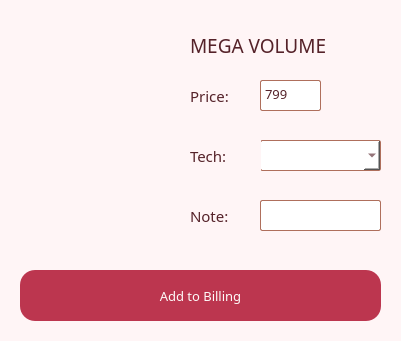
           <widget class="QWidget" name="tabs_mega" native="true">
            <property name="geometry">
             <rect>
              <x>440</x>
              <y>390</y>
              <width>401</width>
              <height>341</height>
             </rect>
            </property>
            <property name="cursor">
             <cursorShape>ArrowCursor</cursorShape>
            </property>
            <property name="styleSheet">
             <string notr="true">border-radius: 20px;
background-color: #fff5f6</string>
            </property>
            <widget class="QLabel" name="logo_home_29">
             <property name="geometry">
              <rect>
               <x>20</x>
               <y>30</y>
               <width>151</width>
               <height>211</height>
              </rect>
             </property>
             <property name="styleSheet">
              <string notr="true"/>
             </property>
             <property name="text">
              <string/>
             </property>
             <property name="pixmap">
              <pixmap>pics/mega volume.png</pixmap>
             </property>
             <property name="scaledContents">
              <bool>true</bool>
             </property>
            </widget>
            <widget class="QLabel" name="label_mega">
             <property name="geometry">
              <rect>
               <x>190</x>
               <y>30</y>
               <width>151</width>
               <height>31</height>
              </rect>
             </property>
             <property name="font">
              <font>
               <family>Vogue</family>
               <pointsize>14</pointsize>
              </font>
             </property>
             <property name="styleSheet">
              <string notr="true">color:  rgb(85,34,41);</string>
             </property>
             <property name="text">
              <string>MEGA VOLUME</string>
             </property>
             <property name="alignment">
              <set>Qt::AlignLeading|Qt::AlignLeft|Qt::AlignVCenter</set>
             </property>
            </widget>
            <widget class="QLabel" name="label_home_69">
             <property name="geometry">
              <rect>
               <x>190</x>
               <y>80</y>
               <width>51</width>
               <height>31</height>
              </rect>
             </property>
             <property name="font">
              <font>
               <family>Classy Vogue</family>
               <pointsize>11</pointsize>
              </font>
             </property>
             <property name="styleSheet">
              <string notr="true">color:  rgb(85,34,41);
border: 0px;</string>
             </property>
             <property name="text">
              <string>Price:</string>
             </property>
             <property name="alignment">
              <set>Qt::AlignLeading|Qt::AlignLeft|Qt::AlignVCenter</set>
             </property>
            </widget>
            <widget class="QPlainTextEdit" name="mega_price">
             <property name="geometry">
              <rect>
               <x>260</x>
               <y>80</y>
               <width>61</width>
               <height>31</height>
              </rect>
             </property>
             <property name="font">
              <font>
               <family>Classy Vogue</family>
               <pointsize>10</pointsize>
              </font>
             </property>
             <property name="cursor" stdset="0">
              <cursorShape>IBeamCursor</cursorShape>
             </property>
             <property name="styleSheet">
              <string notr="true">background-color: white;
border-radius: 2px;
border: 1px solid #af6f5c;
color:  rgb(85,34,41);</string>
             </property>
             <property name="plainText">
              <string>799</string>
             </property>
            </widget>
            <widget class="QComboBox" name="stylist_choice_mega">
             <property name="geometry">
              <rect>
               <x>260</x>
               <y>140</y>
               <width>121</width>
               <height>31</height>
              </rect>
             </property>
             <property name="font">
              <font>
               <family>Classy Vogue</family>
               <pointsize>10</pointsize>
              </font>
             </property>
             <property name="cursor">
              <cursorShape>PointingHandCursor</cursorShape>
             </property>
             <property name="styleSheet">
              <string notr="true">background-color: white;
border-radius: 2px;
border: 1px solid #af6f5c;
color:  rgb(85,34,41);</string>
             </property>
             <property name="currentIndex">
              <number>-1</number>
             </property>
             <item>
              <property name="text">
               <string>Liza</string>
              </property>
             </item>
             <item>
              <property name="text">
               <string>Cecil</string>
              </property>
             </item>
             <item>
              <property name="text">
               <string>Beng</string>
              </property>
             </item>
             <item>
              <property name="text">
               <string>Mar</string>
              </property>
             </item>
            </widget>
            <widget class="QLabel" name="label_home_70">
             <property name="geometry">
              <rect>
               <x>190</x>
               <y>140</y>
               <width>71</width>
               <height>31</height>
              </rect>
             </property>
             <property name="font">
              <font>
               <family>Classy Vogue</family>
               <pointsize>11</pointsize>
              </font>
             </property>
             <property name="styleSheet">
              <string notr="true">color:  rgb(85,34,41);
border: 0px;</string>
             </property>
             <property name="text">
              <string>Tech:</string>
             </property>
             <property name="alignment">
              <set>Qt::AlignLeading|Qt::AlignLeft|Qt::AlignVCenter</set>
             </property>
            </widget>
            <widget class="QLabel" name="label_home_71">
             <property name="geometry">
              <rect>
               <x>190</x>
               <y>200</y>
               <width>71</width>
               <height>31</height>
              </rect>
             </property>
             <property name="font">
              <font>
               <family>Classy Vogue</family>
               <pointsize>11</pointsize>
              </font>
             </property>
             <property name="styleSheet">
              <string notr="true">color:  rgb(85,34,41);
border: 0px;</string>
             </property>
             <property name="text">
              <string>Note:</string>
             </property>
             <property name="alignment">
              <set>Qt::AlignLeading|Qt::AlignLeft|Qt::AlignVCenter</set>
             </property>
            </widget>
            <widget class="QPlainTextEdit" name="mega_note">
             <property name="geometry">
              <rect>
               <x>260</x>
               <y>200</y>
               <width>121</width>
               <height>31</height>
              </rect>
             </property>
             <property name="font">
              <font>
               <family>Classy Vogue</family>
               <pointsize>10</pointsize>
              </font>
             </property>
             <property name="cursor" stdset="0">
              <cursorShape>IBeamCursor</cursorShape>
             </property>
             <property name="styleSheet">
              <string notr="true">background-color: white;
border-radius: 2px;
border: 1px solid #af6f5c;
color:  rgb(85,34,41);</string>
             </property>
             <property name="plainText">
              <string/>
             </property>
            </widget>
            <widget class="QLabel" name="addOrder_mega">
             <property name="geometry">
              <rect>
               <x>20</x>
               <y>270</y>
               <width>361</width>
               <height>51</height>
              </rect>
             </property>
             <property name="font">
              <font>
               <family>Classy Vogue</family>
               <pointsize>10</pointsize>
              </font>
             </property>
             <property name="styleSheet">
              <string notr="true">color: rgba(254,250,249,255);
background-color: rgb(188,54,79);
border-radius: 15px;</string>
             </property>
             <property name="text">
              <string>Add to Billing</string>
             </property>
             <property name="alignment">
              <set>Qt::AlignCenter</set>
             </property>
            </widget>
            <widget class="QPushButton" name="bttn_mega">
             <property name="geometry">
              <rect>
               <x>20</x>
               <y>270</y>
               <width>361</width>
               <height>51</height>
              </rect>
             </property>
             <property name="cursor">
              <cursorShape>PointingHandCursor</cursorShape>
             </property>
             <property name="styleSheet">
              <string notr="true">background-color: rgba(0, 0, 0, 0);</string>
             </property>
             <property name="text">
              <string/>
             </property>
             <property name="autoDefault">
              <bool>false</bool>
             </property>
             <property name="flat">
              <bool>true</bool>
             </property>
            </widget>
           </widget>
